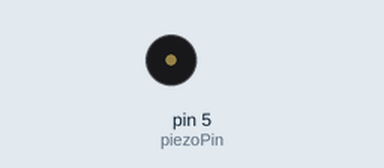
A sketch run on a simulated Arduino Uno, built with avr-gcc and run on an emulated ATmega328P. Shown: buzzer (waves = sounding).

Above: at 0.35 s.
Timing chart, 0 to 3.0 s (numbered marks = the images above):
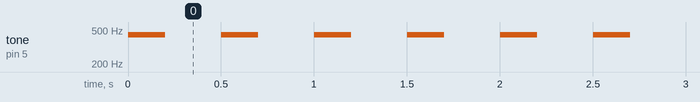

The sketch:

SimpleExample.ino
```cpp
// super simple piezo sound example - makes an alarm clock like pattern

int piezoPin = 5; // the pin where the piezo (+) wire is connected to

void setup(){
  // stub method
}

void loop(){
  tone(piezoPin, 440, 200); // play a tone at 440hz for 200ms on the piezoPin
  delay(500); // wait 500ms - which gives us a 300ms break between tones

  // when using the tone() method without duration we need to call noTone after playing
  // the below code yields the same result as the two lines above
  tone(piezoPin, 440);
  delay(200); // ms
  noTone(piezoPin);
  delay(300); // ms - break between tones
}
```

Measured:
- by itself, tone on pin 5 (piezoPin): alternates 440 Hz for 0.20 s and silent for 0.30 s
